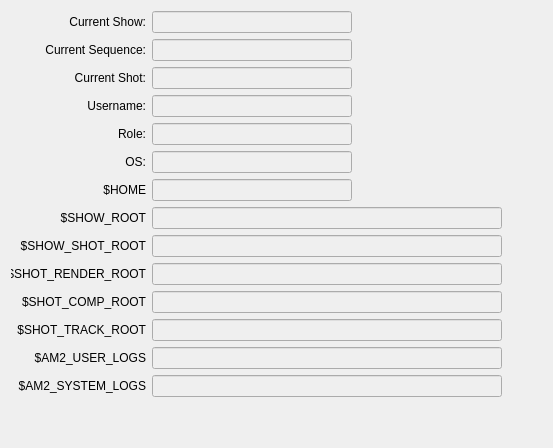
        <widget class="QWidget" name="projTab">
         <attribute name="title">
          <string>Project</string>
         </attribute>
         <layout class="QHBoxLayout" name="horizontalLayout_4">
          <item>
           <layout class="QGridLayout" name="gridLayout" rowstretch="0,0,0,0,0,0,0,0,0,0,0,0,0,0,0,0,0,0,0,0,0" columnstretch="0,0,0">
            <item row="0" column="0">
             <widget class="QLabel" name="curShowLabel">
              <property name="sizePolicy">
               <sizepolicy hsizetype="Fixed" vsizetype="Fixed">
                <horstretch>0</horstretch>
                <verstretch>0</verstretch>
               </sizepolicy>
              </property>
              <property name="minimumSize">
               <size>
                <width>135</width>
                <height>22</height>
               </size>
              </property>
              <property name="maximumSize">
               <size>
                <width>135</width>
                <height>22</height>
               </size>
              </property>
              <property name="text">
               <string>Current Show:</string>
              </property>
              <property name="alignment">
               <set>Qt::AlignRight|Qt::AlignTrailing|Qt::AlignVCenter</set>
              </property>
             </widget>
            </item>
            <item row="0" column="1">
             <widget class="QLineEdit" name="curShowText">
              <property name="enabled">
               <bool>false</bool>
              </property>
              <property name="minimumSize">
               <size>
                <width>100</width>
                <height>22</height>
               </size>
              </property>
              <property name="maximumSize">
               <size>
                <width>200</width>
                <height>22</height>
               </size>
              </property>
              <property name="styleSheet">
               <string notr="true">font: 8pt &quot;Courier New&quot;;</string>
              </property>
             </widget>
            </item>
            <item row="1" column="0">
             <widget class="QLabel" name="curSeqLabel">
              <property name="sizePolicy">
               <sizepolicy hsizetype="Fixed" vsizetype="Fixed">
                <horstretch>0</horstretch>
                <verstretch>0</verstretch>
               </sizepolicy>
              </property>
              <property name="minimumSize">
               <size>
                <width>135</width>
                <height>22</height>
               </size>
              </property>
              <property name="maximumSize">
               <size>
                <width>135</width>
                <height>22</height>
               </size>
              </property>
              <property name="text">
               <string>Current Sequence:</string>
              </property>
              <property name="alignment">
               <set>Qt::AlignRight|Qt::AlignTrailing|Qt::AlignVCenter</set>
              </property>
             </widget>
            </item>
            <item row="1" column="1">
             <widget class="QLineEdit" name="curSeqText">
              <property name="enabled">
               <bool>false</bool>
              </property>
              <property name="minimumSize">
               <size>
                <width>100</width>
                <height>22</height>
               </size>
              </property>
              <property name="maximumSize">
               <size>
                <width>200</width>
                <height>22</height>
               </size>
              </property>
              <property name="styleSheet">
               <string notr="true">font: 8pt &quot;Courier New&quot;;</string>
              </property>
             </widget>
            </item>
            <item row="2" column="0">
             <widget class="QLabel" name="curShotLabel">
              <property name="sizePolicy">
               <sizepolicy hsizetype="Fixed" vsizetype="Fixed">
                <horstretch>0</horstretch>
                <verstretch>0</verstretch>
               </sizepolicy>
              </property>
              <property name="minimumSize">
               <size>
                <width>135</width>
                <height>22</height>
               </size>
              </property>
              <property name="maximumSize">
               <size>
                <width>135</width>
                <height>22</height>
               </size>
              </property>
              <property name="text">
               <string>Current Shot:</string>
              </property>
              <property name="alignment">
               <set>Qt::AlignRight|Qt::AlignTrailing|Qt::AlignVCenter</set>
              </property>
             </widget>
            </item>
            <item row="2" column="1">
             <widget class="QLineEdit" name="curShotText">
              <property name="enabled">
               <bool>false</bool>
              </property>
              <property name="minimumSize">
               <size>
                <width>100</width>
                <height>22</height>
               </size>
              </property>
              <property name="maximumSize">
               <size>
                <width>200</width>
                <height>22</height>
               </size>
              </property>
              <property name="styleSheet">
               <string notr="true">font: 8pt &quot;Courier New&quot;;</string>
              </property>
             </widget>
            </item>
            <item row="3" column="0">
             <widget class="QLabel" name="curUserLabel">
              <property name="sizePolicy">
               <sizepolicy hsizetype="Fixed" vsizetype="Fixed">
                <horstretch>0</horstretch>
                <verstretch>0</verstretch>
               </sizepolicy>
              </property>
              <property name="minimumSize">
               <size>
                <width>135</width>
                <height>22</height>
               </size>
              </property>
              <property name="maximumSize">
               <size>
                <width>135</width>
                <height>22</height>
               </size>
              </property>
              <property name="text">
               <string>Username:</string>
              </property>
              <property name="alignment">
               <set>Qt::AlignRight|Qt::AlignTrailing|Qt::AlignVCenter</set>
              </property>
             </widget>
            </item>
            <item row="3" column="1">
             <widget class="QLineEdit" name="curUserText">
              <property name="enabled">
               <bool>false</bool>
              </property>
              <property name="minimumSize">
               <size>
                <width>100</width>
                <height>22</height>
               </size>
              </property>
              <property name="maximumSize">
               <size>
                <width>200</width>
                <height>22</height>
               </size>
              </property>
              <property name="styleSheet">
               <string notr="true">font: 8pt &quot;Courier New&quot;;</string>
              </property>
             </widget>
            </item>
            <item row="0" column="2">
             <spacer name="horizontalSpacer_5">
              <property name="orientation">
               <enum>Qt::Horizontal</enum>
              </property>
              <property name="sizeHint" stdset="0">
               <size>
                <width>40</width>
                <height>20</height>
               </size>
              </property>
             </spacer>
            </item>
            <item row="20" column="0">
             <spacer name="verticalSpacer">
              <property name="orientation">
               <enum>Qt::Vertical</enum>
              </property>
              <property name="sizeHint" stdset="0">
               <size>
                <width>20</width>
                <height>40</height>
               </size>
              </property>
             </spacer>
            </item>
            <item row="4" column="0">
             <widget class="QLabel" name="curRoleLabel">
              <property name="sizePolicy">
               <sizepolicy hsizetype="Fixed" vsizetype="Fixed">
                <horstretch>0</horstretch>
                <verstretch>0</verstretch>
               </sizepolicy>
              </property>
              <property name="minimumSize">
               <size>
                <width>135</width>
                <height>22</height>
               </size>
              </property>
              <property name="maximumSize">
               <size>
                <width>135</width>
                <height>22</height>
               </size>
              </property>
              <property name="text">
               <string>Role:</string>
              </property>
              <property name="alignment">
               <set>Qt::AlignRight|Qt::AlignTrailing|Qt::AlignVCenter</set>
              </property>
             </widget>
            </item>
            <item row="4" column="1">
             <widget class="QLineEdit" name="curRoleText">
              <property name="enabled">
               <bool>false</bool>
              </property>
              <property name="minimumSize">
               <size>
                <width>100</width>
                <height>22</height>
               </size>
              </property>
              <property name="maximumSize">
               <size>
                <width>200</width>
                <height>22</height>
               </size>
              </property>
              <property name="styleSheet">
               <string notr="true">font: 8pt &quot;Courier New&quot;;</string>
              </property>
             </widget>
            </item>
            <item row="7" column="0">
             <widget class="QLabel" name="homeLabel">
              <property name="sizePolicy">
               <sizepolicy hsizetype="Fixed" vsizetype="Fixed">
                <horstretch>0</horstretch>
                <verstretch>0</verstretch>
               </sizepolicy>
              </property>
              <property name="minimumSize">
               <size>
                <width>135</width>
                <height>22</height>
               </size>
              </property>
              <property name="maximumSize">
               <size>
                <width>135</width>
                <height>22</height>
               </size>
              </property>
              <property name="text">
               <string>$HOME</string>
              </property>
              <property name="alignment">
               <set>Qt::AlignRight|Qt::AlignTrailing|Qt::AlignVCenter</set>
              </property>
             </widget>
            </item>
            <item row="7" column="1">
             <widget class="QLineEdit" name="homeText">
              <property name="enabled">
               <bool>false</bool>
              </property>
              <property name="minimumSize">
               <size>
                <width>100</width>
                <height>22</height>
               </size>
              </property>
              <property name="maximumSize">
               <size>
                <width>200</width>
                <height>22</height>
               </size>
              </property>
              <property name="styleSheet">
               <string notr="true">font: 8pt &quot;Courier New&quot;;</string>
              </property>
             </widget>
            </item>
            <item row="18" column="1">
             <widget class="QLineEdit" name="usrLogText">
              <property name="enabled">
               <bool>false</bool>
              </property>
              <property name="minimumSize">
               <size>
                <width>350</width>
                <height>22</height>
               </size>
              </property>
              <property name="maximumSize">
               <size>
                <width>400</width>
                <height>22</height>
               </size>
              </property>
              <property name="styleSheet">
               <string notr="true">font: 8pt &quot;Courier New&quot;;</string>
              </property>
             </widget>
            </item>
            <item row="18" column="0">
             <widget class="QLabel" name="usrLogLabel">
              <property name="sizePolicy">
               <sizepolicy hsizetype="Fixed" vsizetype="Fixed">
                <horstretch>0</horstretch>
                <verstretch>0</verstretch>
               </sizepolicy>
              </property>
              <property name="minimumSize">
               <size>
                <width>135</width>
                <height>22</height>
               </size>
              </property>
              <property name="maximumSize">
               <size>
                <width>135</width>
                <height>22</height>
               </size>
              </property>
              <property name="text">
               <string>$AM2_USER_LOGS</string>
              </property>
              <property name="alignment">
               <set>Qt::AlignRight|Qt::AlignTrailing|Qt::AlignVCenter</set>
              </property>
             </widget>
            </item>
            <item row="19" column="1">
             <widget class="QLineEdit" name="sysLogText">
              <property name="enabled">
               <bool>false</bool>
              </property>
              <property name="minimumSize">
               <size>
                <width>350</width>
                <height>22</height>
               </size>
              </property>
              <property name="maximumSize">
               <size>
                <width>400</width>
                <height>22</height>
               </size>
              </property>
              <property name="styleSheet">
               <string notr="true">font: 8pt &quot;Courier New&quot;;</string>
              </property>
             </widget>
            </item>
            <item row="19" column="0">
             <widget class="QLabel" name="sysLogLabel">
              <property name="sizePolicy">
               <sizepolicy hsizetype="Fixed" vsizetype="Fixed">
                <horstretch>0</horstretch>
                <verstretch>0</verstretch>
               </sizepolicy>
              </property>
              <property name="minimumSize">
               <size>
                <width>135</width>
                <height>22</height>
               </size>
              </property>
              <property name="maximumSize">
               <size>
                <width>135</width>
                <height>22</height>
               </size>
              </property>
              <property name="text">
               <string>$AM2_SYSTEM_LOGS</string>
              </property>
              <property name="alignment">
               <set>Qt::AlignRight|Qt::AlignTrailing|Qt::AlignVCenter</set>
              </property>
             </widget>
            </item>
            <item row="6" column="1">
             <widget class="QLineEdit" name="osText">
              <property name="enabled">
               <bool>false</bool>
              </property>
              <property name="minimumSize">
               <size>
                <width>100</width>
                <height>22</height>
               </size>
              </property>
              <property name="maximumSize">
               <size>
                <width>200</width>
                <height>22</height>
               </size>
              </property>
              <property name="styleSheet">
               <string notr="true">font: 8pt &quot;Courier New&quot;;</string>
              </property>
             </widget>
            </item>
            <item row="6" column="0">
             <widget class="QLabel" name="osLabel">
              <property name="sizePolicy">
               <sizepolicy hsizetype="Fixed" vsizetype="Fixed">
                <horstretch>0</horstretch>
                <verstretch>0</verstretch>
               </sizepolicy>
              </property>
              <property name="minimumSize">
               <size>
                <width>135</width>
                <height>22</height>
               </size>
              </property>
              <property name="maximumSize">
               <size>
                <width>135</width>
                <height>22</height>
               </size>
              </property>
              <property name="text">
               <string>OS:</string>
              </property>
              <property name="alignment">
               <set>Qt::AlignRight|Qt::AlignTrailing|Qt::AlignVCenter</set>
              </property>
             </widget>
            </item>
            <item row="11" column="1">
             <widget class="QLineEdit" name="showRootText">
              <property name="enabled">
               <bool>false</bool>
              </property>
              <property name="minimumSize">
               <size>
                <width>350</width>
                <height>22</height>
               </size>
              </property>
              <property name="maximumSize">
               <size>
                <width>400</width>
                <height>22</height>
               </size>
              </property>
              <property name="styleSheet">
               <string notr="true">font: 8pt &quot;Courier New&quot;;</string>
              </property>
             </widget>
            </item>
            <item row="11" column="0">
             <widget class="QLabel" name="showRootLabel">
              <property name="sizePolicy">
               <sizepolicy hsizetype="Fixed" vsizetype="Fixed">
                <horstretch>0</horstretch>
                <verstretch>0</verstretch>
               </sizepolicy>
              </property>
              <property name="minimumSize">
               <size>
                <width>135</width>
                <height>22</height>
               </size>
              </property>
              <property name="maximumSize">
               <size>
                <width>135</width>
                <height>22</height>
               </size>
              </property>
              <property name="text">
               <string>$SHOW_ROOT</string>
              </property>
              <property name="alignment">
               <set>Qt::AlignRight|Qt::AlignTrailing|Qt::AlignVCenter</set>
              </property>
             </widget>
            </item>
            <item row="12" column="0">
             <widget class="QLabel" name="showShotRootLabel">
              <property name="sizePolicy">
               <sizepolicy hsizetype="Fixed" vsizetype="Fixed">
                <horstretch>0</horstretch>
                <verstretch>0</verstretch>
               </sizepolicy>
              </property>
              <property name="minimumSize">
               <size>
                <width>135</width>
                <height>22</height>
               </size>
              </property>
              <property name="maximumSize">
               <size>
                <width>135</width>
                <height>22</height>
               </size>
              </property>
              <property name="text">
               <string>$SHOW_SHOT_ROOT</string>
              </property>
              <property name="alignment">
               <set>Qt::AlignRight|Qt::AlignTrailing|Qt::AlignVCenter</set>
              </property>
             </widget>
            </item>
            <item row="12" column="1">
             <widget class="QLineEdit" name="showShotRootText">
              <property name="enabled">
               <bool>false</bool>
              </property>
              <property name="minimumSize">
               <size>
                <width>350</width>
                <height>22</height>
               </size>
              </property>
              <property name="maximumSize">
               <size>
                <width>400</width>
                <height>22</height>
               </size>
              </property>
              <property name="styleSheet">
               <string notr="true">font: 8pt &quot;Courier New&quot;;</string>
              </property>
             </widget>
            </item>
            <item row="15" column="1">
             <widget class="QLineEdit" name="shotCompRootText">
              <property name="enabled">
               <bool>false</bool>
              </property>
              <property name="minimumSize">
               <size>
                <width>350</width>
                <height>22</height>
               </size>
              </property>
              <property name="maximumSize">
               <size>
                <width>400</width>
                <height>22</height>
               </size>
              </property>
              <property name="styleSheet">
               <string notr="true">font: 8pt &quot;Courier New&quot;;</string>
              </property>
             </widget>
            </item>
            <item row="15" column="0">
             <widget class="QLabel" name="shotCompRootLabel">
              <property name="sizePolicy">
               <sizepolicy hsizetype="Fixed" vsizetype="Fixed">
                <horstretch>0</horstretch>
                <verstretch>0</verstretch>
               </sizepolicy>
              </property>
              <property name="minimumSize">
               <size>
                <width>135</width>
                <height>22</height>
               </size>
              </property>
              <property name="maximumSize">
               <size>
                <width>135</width>
                <height>22</height>
               </size>
              </property>
              <property name="text">
               <string>$SHOT_COMP_ROOT</string>
              </property>
              <property name="alignment">
               <set>Qt::AlignRight|Qt::AlignTrailing|Qt::AlignVCenter</set>
              </property>
             </widget>
            </item>
            <item row="17" column="1">
             <widget class="QLineEdit" name="shotTrackRootText">
              <property name="enabled">
               <bool>false</bool>
              </property>
              <property name="minimumSize">
               <size>
                <width>350</width>
                <height>22</height>
               </size>
              </property>
              <property name="maximumSize">
               <size>
                <width>400</width>
                <height>22</height>
               </size>
              </property>
              <property name="styleSheet">
               <string notr="true">font: 8pt &quot;Courier New&quot;;</string>
              </property>
             </widget>
            </item>
            <item row="17" column="0">
             <widget class="QLabel" name="shotTrackRootLabel">
              <property name="sizePolicy">
               <sizepolicy hsizetype="Fixed" vsizetype="Fixed">
                <horstretch>0</horstretch>
                <verstretch>0</verstretch>
               </sizepolicy>
              </property>
              <property name="minimumSize">
               <size>
                <width>135</width>
                <height>22</height>
               </size>
              </property>
              <property name="maximumSize">
               <size>
                <width>135</width>
                <height>22</height>
               </size>
              </property>
              <property name="text">
               <string>$SHOT_TRACK_ROOT</string>
              </property>
              <property name="alignment">
               <set>Qt::AlignRight|Qt::AlignTrailing|Qt::AlignVCenter</set>
              </property>
             </widget>
            </item>
            <item row="14" column="1">
             <widget class="QLineEdit" name="shotRenderRootText">
              <property name="enabled">
               <bool>false</bool>
              </property>
              <property name="minimumSize">
               <size>
                <width>350</width>
                <height>22</height>
               </size>
              </property>
              <property name="maximumSize">
               <size>
                <width>400</width>
                <height>22</height>
               </size>
              </property>
              <property name="styleSheet">
               <string notr="true">font: 8pt &quot;Courier New&quot;;</string>
              </property>
             </widget>
            </item>
            <item row="14" column="0">
             <widget class="QLabel" name="shotRenderRootLabel">
              <property name="sizePolicy">
               <sizepolicy hsizetype="Fixed" vsizetype="Fixed">
                <horstretch>0</horstretch>
                <verstretch>0</verstretch>
               </sizepolicy>
              </property>
              <property name="minimumSize">
               <size>
                <width>135</width>
                <height>22</height>
               </size>
              </property>
              <property name="maximumSize">
               <size>
                <width>135</width>
                <height>22</height>
               </size>
              </property>
              <property name="text">
               <string>$SHOT_RENDER_ROOT</string>
              </property>
              <property name="alignment">
               <set>Qt::AlignRight|Qt::AlignTrailing|Qt::AlignVCenter</set>
              </property>
             </widget>
            </item>
           </layout>
          </item>
         </layout>
        </widget>
